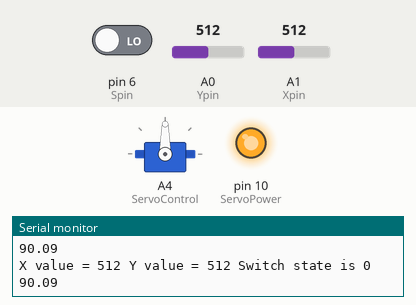
This sketch was run on a simulated Arduino Uno, built with avr-gcc and run on an emulated ATmega328P. On the bench: servo, output pins drawn as LEDs (lit = HIGH), the last lines printed to the serial monitor. Inputs (shaded band) come from the test bench; at power-on: A1 (Xpin) = 512, pin 6 (Spin) LOW, A0 (Ypin) = 512.

Above: at 1.2 s.
1.3 s: A1 (Xpin) set to 552
At 2.0 s:
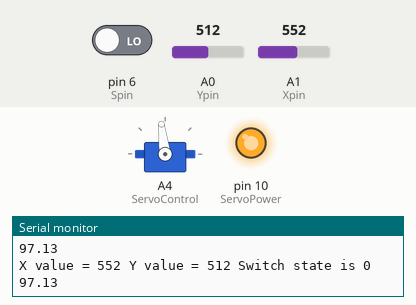
2.8 s: A1 (Xpin) set to 582
At 3.9 s:
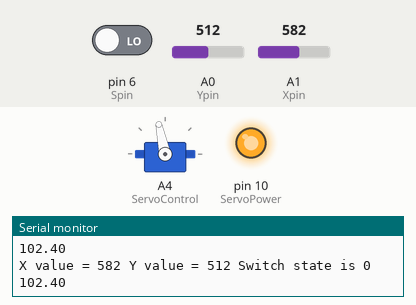
4.3 s: A1 (Xpin) set to 716
At 5.5 s:
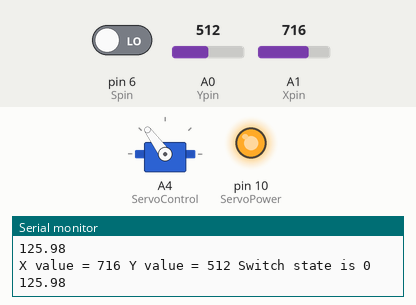
5.8 s: A1 (Xpin) set to 900
At 6.3 s:
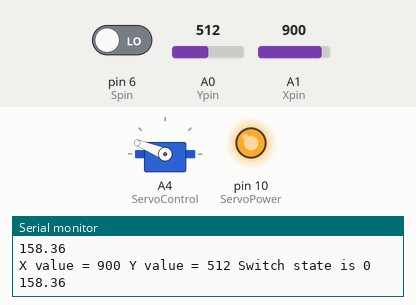
7.3 s: A1 (Xpin) set to 1023
At 8.0 s:
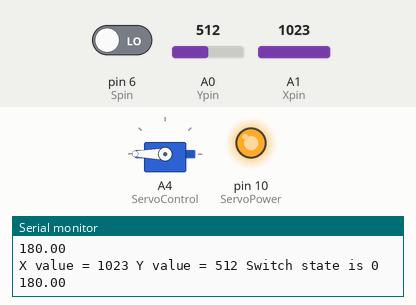
8.8 s: A1 (Xpin) set to 511
At 10.1 s:
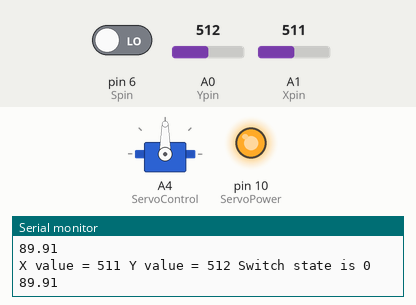
Timing chart, 0 to 11.3 s (numbered marks = the images above; inputs shaded):
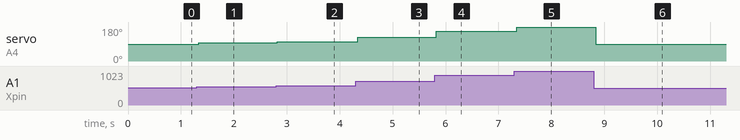

The sketch:

analogServo.ino
```cpp
#include <Servo.h>
int Xpin = A1;
int Ypin = A0;
int Spin = 6;
int Xval;
int Yval;
int Sval;
int dt = 20;
// Servo Pins
int ServoPower = 10;
int ServoControl = A4;
Servo myServo;
double angle;
void setup()
{
    Serial.begin(115200);
    pinMode(Xpin, INPUT);
    pinMode(Ypin, INPUT);
    pinMode(Spin, INPUT);
    myServo.attach(ServoControl);
    pinMode(ServoPower, OUTPUT);
    pinMode(ServoControl, OUTPUT);

    digitalWrite(ServoPower, HIGH);
}
void loop()
{
    Xval = analogRead(Xpin);
    Yval = analogRead(Ypin);
    Sval = digitalRead(Spin);
    delay(dt);

    Serial.print("X value = ");
    Serial.print(Xval);
    Serial.print(" Y value = ");
    Serial.print(Yval);
    Serial.print(" Switch state is ");
    Serial.println(Sval);
    angle = (double) Xval / 1023 * 180;
    Serial.println(angle);
    myServo.write(round(angle));
}
```

Measured:
- after the input at 1.3 s, servo on A4 (ServoControl): 90° → 97° at once
- after the input at 2.8 s, servo on A4 (ServoControl): 97° → 102° at once
- after the input at 4.3 s, servo on A4 (ServoControl): 102° → 126° at once
- after the input at 5.8 s, servo on A4 (ServoControl): 126° → 158° at once
- after the input at 7.3 s, servo on A4 (ServoControl): 158° → 180° at once
- after the input at 8.8 s, servo on A4 (ServoControl): 180° → 90° at once
